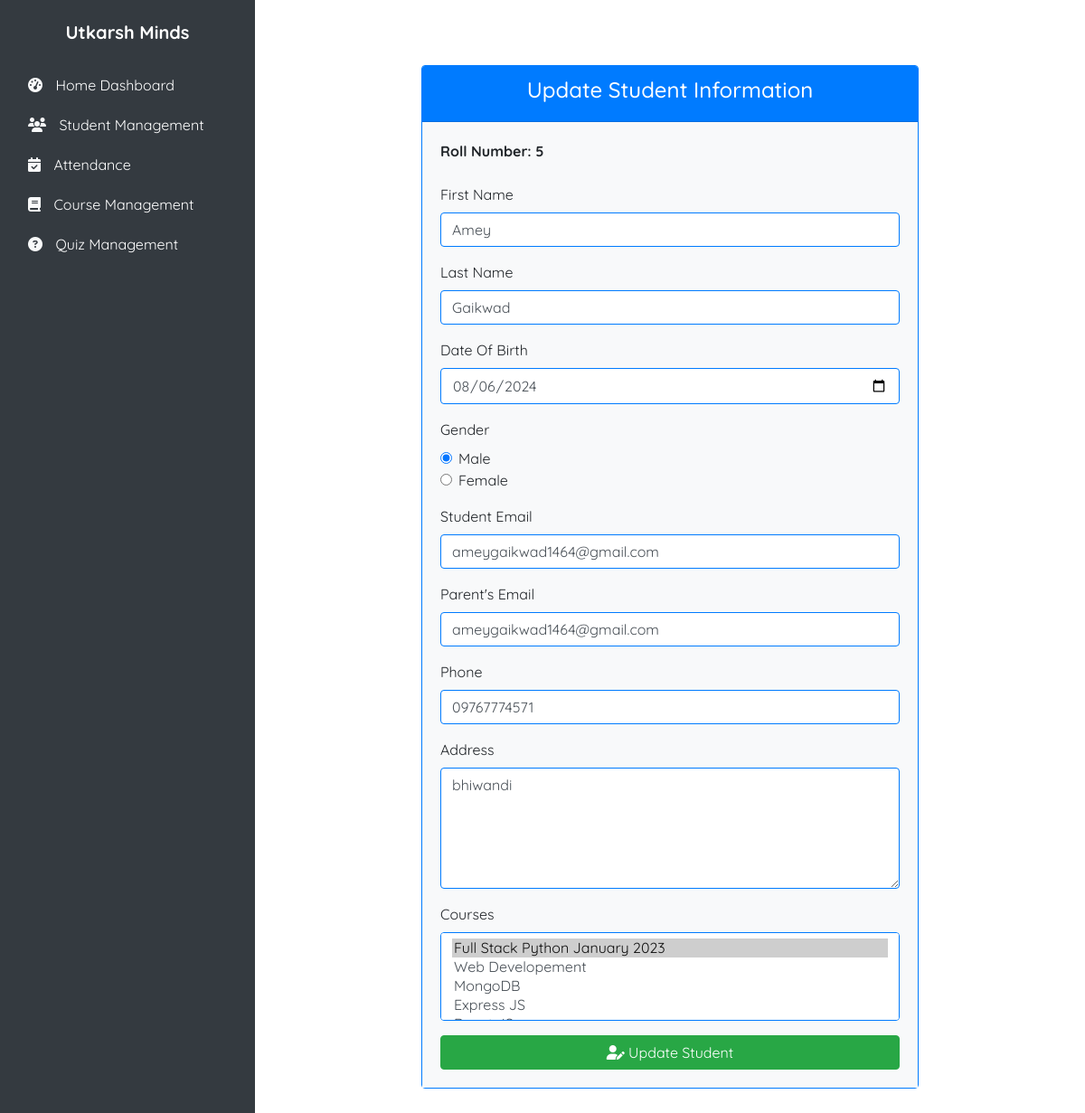
Page /studentmgt/student_update/5 on the committed database.
### studentmgt/models.py (models this page shows, shortened)
class Student(models.Model):
    st_id = models.TextField(primary_key=True)
    fname = models.CharField(max_length=255)
    lname = models.CharField(max_length=255)
    dob = models.DateField()
    gender = models.CharField(max_length=1)
    st_email = models.EmailField()
    pr_email = models.EmailField()
    phone = models.CharField(max_length=20)
    address = models.TextField()
    courses = models.ManyToManyField(Course, related_name='students')

### coursemgt/models.py (models this page shows, shortened)
class Course(models.Model):
    c_id = models.TextField(primary_key=True)
    cname = models.CharField(max_length=255)
    cduration = models.IntegerField()

### studentmgt/views.py (the view)
# urls.py: path("student_update/<int:st_id>",views.student_update),
def student_update(request, st_id):
    std = Student.objects.get(pk=st_id)
    courses = Course.objects.all()
    return render(request, "studentmgt/student_update.html", {'std': std, 'courses': courses})

### studentmgt/templates/studentmgt/student_update.html (shortened to what this page needs)
{% extends "base.html" %}
{% block body %}
<div class="container my-5">
    <div class="row justify-content-center">
        <div class="col-lg-8 col-md-10 col-sm-12">
            <div class="card shadow-lg border-primary">
                <div class="card-header text-white bg-primary">
                    <h4 class="text-center">Update Student Information</h4>
                </div>
                <div class="card-body bg-light">
                    <form action="/studentmgt/student_do_update/{{ std.st_id }}" method="POST">
                        <div class="form-group mb-3">
                            <label for="roll"><strong>Roll Number: {{ std.st_id }}</strong></label>
                        </div>
                        <div class="form-group mb-3">
                            <label for="fname">First Name</label>
                            <input name="fname" type="text" class="form-control border-primary" id="fname" placeholder="Enter First Name" required value="{{ std.fname }}">
                        </div>
                        <div class="form-group mb-3">
                            <label for="lname">Last Name</label>
                            <input name="lname" type="text" class="form-control border-primary" id="lname" placeholder="Enter Last Name" required value="{{ std.lname }}">
                        </div>
                        <div class="form-group mb-3">
                            <label for="dob">Date Of Birth</label>
                            <input type="date" id="dob" name="dob" class="form-control border-primary" value="{{ std.dob|date:'Y-m-d' }}">
                        </div>
                        <div class="form-group mb-3">
                            <label for="gender">Gender</label>
                            <div class="form-check">
                                <input type="radio" id="male" name="gender" value="M" class="form-check-input" required {% if std.gender == 'M' %} checked {% endif %}>
                                <label for="male" class="form-check-label">Male</label>
                            </div>
                            <div class="form-check">
                                <input type="radio" id="female" name="gender" value="F" class="form-check-input" required {% if std.gender == 'F' %} checked {% endif %}>
                                <label for="female" class="form-check-label">Female</label>
                            </div>
                        </div>
                        <div class="form-group mb-3">
                            <label for="email">Student Email</label>
                            <input name="st_email" type="email" class="form-control border-primary" id="email" placeholder="Enter Student's Email" required value="{{ std.st_email }}">
                        </div>
                        <div class="form-group mb-3">
                            <label for="pemail">Parent's Email</label>
                            <input name="pr_email" type="email" class="form-control border-primary" id="pemail" placeholder="Enter Parent's Email" required value="{{ std.pr_email }}">
                        </div>
                        <div class="form-group mb-3">
                            <label for="phone">Phone</label>
                            <input name="phone" type="text" class="form-control border-primary" id="phone" placeholder="Enter Phone Number" required value="{{ std.phone }}">
                        </div>
                        <div class="form-group mb-3">
                            <label for="address">Address</label>
                            <textarea name="address" id="address" rows="5" class="form-control border-primary" required>{{ std.address }}</textarea>
                        </div>
                        <div class="form-group mb-3">
                            <label for="courses">Courses</label>
                            <select name="courses" id="courses" class="form-control border-primary" multiple required>
                                {% for course in courses %}
                                <option value="{{ course.c_id }}" {% if course in std.courses.all %} selected {% endif %}>
                                    {{ course.cname }}
                                </option>
                                {% endfor %}
                            </select>
                        </div>
                        <div class="text-center">
                            <button type="submit" class="btn btn-success btn-block"><i class="fas fa-user-edit"></i> Update Student</button>
                        </div>
                    </form>
                </div>
            </div>
        </div>
    </div>
</div>
{% endblock body %}

### static/css/base_style.css (style rules this page uses)
body { margin: 0; padding: 0; font-family: "Quicksand", sans-serif; font-optical-sizing: auto; font-style: normal; }

### templates/base.html (style rules this page uses)
.d-flex { display: flex; }
.min-vh-100 { min-height: 100vh; }

### rows in the picture
Student: st_id "5", fname "Amey", lname "Gaikwad", dob "08/06/2024", gender "☑ Male", gender "☐ Female", st_email "ameygaikwad1464@gmail.com", pr_email "ameygaikwad1464@gmail.com", phone "09767774571", address "bhiwandi", courses "Full Stack Python January 2023 ☑ / Web Developement / MongoDB / Express JS"
